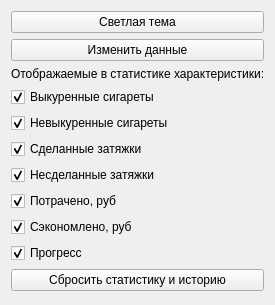
<?xml version="1.0" encoding="UTF-8"?>
<ui version="4.0">
 <class>Form</class>
 <widget class="QWidget" name="Form">
  <property name="geometry">
   <rect>
    <x>0</x>
    <y>0</y>
    <width>275</width>
    <height>305</height>
   </rect>
  </property>
  <property name="minimumSize">
   <size>
    <width>275</width>
    <height>305</height>
   </size>
  </property>
  <property name="windowTitle">
   <string>You Can - Настройки</string>
  </property>
  <layout class="QVBoxLayout" name="verticalLayout">
   <item>
    <widget class="QPushButton" name="change_theme_btn">
     <property name="text">
      <string>Светлая тема</string>
     </property>
    </widget>
   </item>
   <item>
    <widget class="QPushButton" name="change_data_btn">
     <property name="sizePolicy">
      <sizepolicy hsizetype="Minimum" vsizetype="Fixed">
       <horstretch>0</horstretch>
       <verstretch>0</verstretch>
      </sizepolicy>
     </property>
     <property name="text">
      <string>Изменить данные</string>
     </property>
    </widget>
   </item>
   <item>
    <widget class="QLabel" name="label">
     <property name="sizePolicy">
      <sizepolicy hsizetype="Preferred" vsizetype="Fixed">
       <horstretch>0</horstretch>
       <verstretch>0</verstretch>
      </sizepolicy>
     </property>
     <property name="text">
      <string>Отображаемые в статистике характеристики:</string>
     </property>
    </widget>
   </item>
   <item>
    <widget class="QCheckBox" name="smoked_cigarettes_checkbox">
     <property name="text">
      <string>Выкуренные сигареты</string>
     </property>
     <property name="checked">
      <bool>true</bool>
     </property>
    </widget>
   </item>
   <item>
    <widget class="QCheckBox" name="unsmoked_cigarettes_checkbox">
     <property name="text">
      <string>Невыкуренные сигареты</string>
     </property>
     <property name="checked">
      <bool>true</bool>
     </property>
    </widget>
   </item>
   <item>
    <widget class="QCheckBox" name="smoked_puffs_checkbox">
     <property name="text">
      <string>Сделанные затяжки</string>
     </property>
     <property name="checked">
      <bool>true</bool>
     </property>
    </widget>
   </item>
   <item>
    <widget class="QCheckBox" name="unsmoked_puffs_checkbox">
     <property name="text">
      <string>Несделанные затяжки</string>
     </property>
     <property name="checked">
      <bool>true</bool>
     </property>
    </widget>
   </item>
   <item>
    <widget class="QCheckBox" name="spent_checkbox">
     <property name="text">
      <string>Потрачено, руб</string>
     </property>
     <property name="checked">
      <bool>true</bool>
     </property>
    </widget>
   </item>
   <item>
    <widget class="QCheckBox" name="unspent_checkbox">
     <property name="text">
      <string>Сэкономлено, руб</string>
     </property>
     <property name="checked">
      <bool>true</bool>
     </property>
    </widget>
   </item>
   <item>
    <widget class="QCheckBox" name="progress_checkbox">
     <property name="text">
      <string>Прогресс</string>
     </property>
     <property name="checked">
      <bool>true</bool>
     </property>
    </widget>
   </item>
   <item>
    <widget class="QPushButton" name="reset_btn">
     <property name="text">
      <string>Сбросить статистику и историю</string>
     </property>
    </widget>
   </item>
  </layout>
 </widget>
 <resources/>
 <connections/>
</ui>
